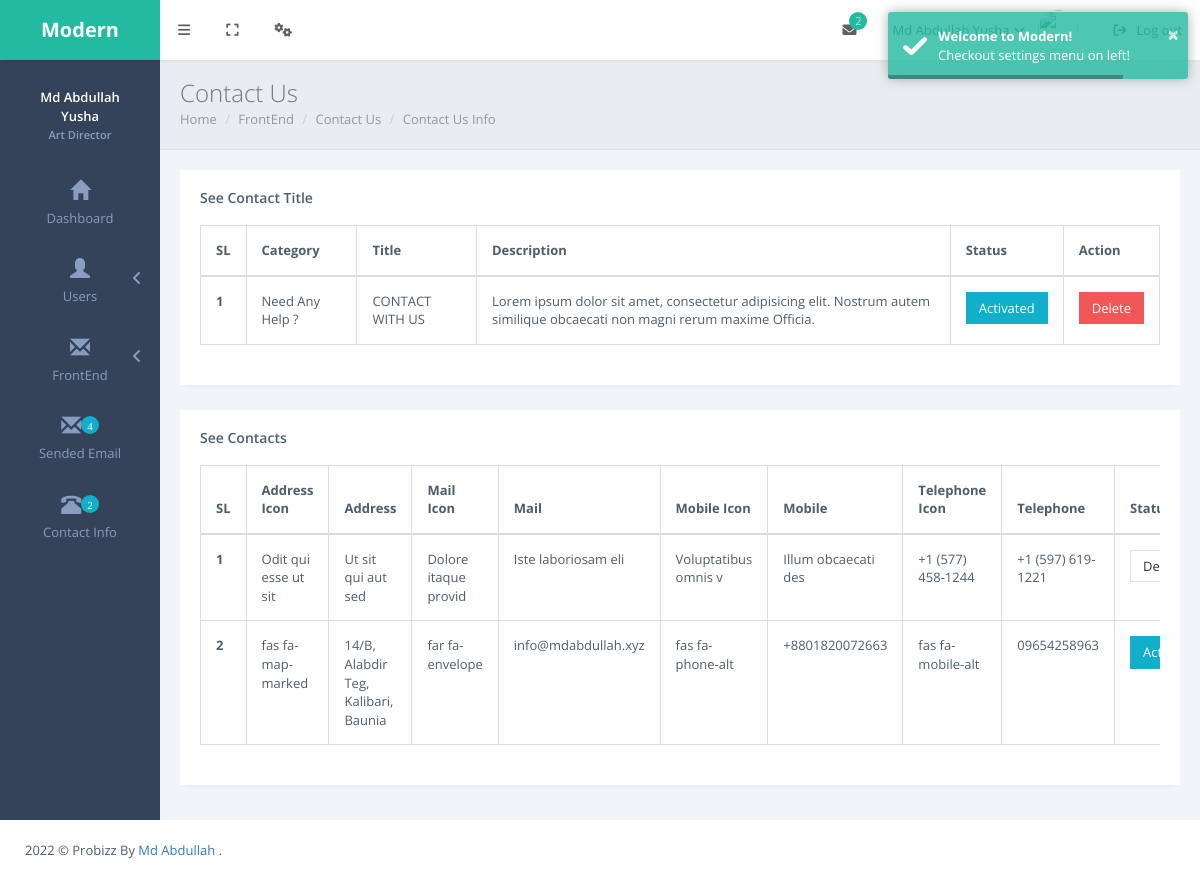
Page /admin/contact_us/view_contact.php (signed in) on the committed database.
### tables this page shows
CREATE TABLE `users` (
  `id` int(11) NOT NULL,
  `name` varchar(60) NOT NULL,
  `email` varchar(60) NOT NULL,
  `password` varchar(60) NOT NULL,
  `profile_image` varchar(60) NOT NULL,
  `created_at` datetime NOT NULL
);

CREATE TABLE `contact_title` (
  `id` int(11) NOT NULL,
  `category` varchar(60) NOT NULL,
  `title` varchar(60) NOT NULL,
  `description` varchar(200) NOT NULL,
  `status` int(11) NOT NULL DEFAULT 0
);

CREATE TABLE `contact_us` (
  `id` int(11) NOT NULL,
  `address_icon` varchar(60) NOT NULL,
  `address` varchar(100) NOT NULL,
  `mail_icon` varchar(60) NOT NULL,
  `mail` varchar(60) NOT NULL,
  `mobile_icon` varchar(60) NOT NULL,
  `mobile` varchar(60) NOT NULL,
  `telephone_icon` varchar(60) NOT NULL,
  `telephone` varchar(60) NOT NULL,
  `status` int(11) DEFAULT 0
);

### admin/contact_us/view_contact.php (the view, shortened to what this page needs)
<?php
    require '../db.php';
    require '../includes/header.php';
    require '../includes/sidemenu.php';
    $select_contact_us = "SELECT * FROM contact_us";
    $select_contact_us_result = mysqli_query($dbconnect, $select_contact_us);
    $select_contact_us_title = "SELECT * FROM contact_title";
    $select_contact_us_title_result = mysqli_query($dbconnect, $select_contact_us_title);
?>
<div class="page-inner">
    <div class="page-title">
        <h3>Contact Us</h3>
        <div class="page-breadcrumb">
            <ol class="breadcrumb">
                <li><a href="index.html">Home</a></li>
                <li><a href="#">FrontEnd</a></li>
                <li><a href="#">Contact Us</a></li>
                <li class="active">Contact Us Info</li>
            </ol>
        </div>
    </div>
    <div id="main-wrapper">
        <div class="row">
        <div class="col-md-12">
                <div class="panel panel-white">
                    <div class="panel-heading clearfix">
                        <h4 class="panel-title">See Contact Title</h4>
                    </div>
                    <div class="panel-body">
                        <div class="table-responsive">
                            <table class="table table-bordered">
                                <thead>
                                    <tr>
                                        <th>SL</th>
                                        <th>Category</th>
                                        <th>Title</th>
                                        <th>Description</th>
                                        <th>Status</th>
                                        <th>Action</th>
                                    </tr>
                                </thead>
                                <tbody>
                                <?php
                                    foreach($select_contact_us_title_result as $key => $contact_title) { ?>
                                    <tr>
                                        <th scope="row"><?= $key+1?></th>
                                        <td><?= $contact_title['category']?></td>
                                        <td><?= $contact_title['title']?></td>
                                        <td><?= $contact_title['description']?></td>
                                        <td>
                                            <?php if($contact_title['status'] == 0) {?>
                                            <a href="contact_title_active.php?id=<?= $contact_title['id']?>" class="btn btn-default">Deactivated</a>
                                            <?php } else {?>
                                            <a href="contact_title_active.php?id=<?= $contact_title['id']?>" class="btn btn-info">Activated</a>
                                            <?php } ?>
                                        </td>
                                        <td>
                                            <button id="contact_title_delete.php?id=<?= $contact_title['id']?>" class="btn btn-danger delete_btn">Delete</button>
                                        </td>
                                    </tr>
                                    <?php } ?>
                                </tbody>
                            </table>
                        </div>
                    </div>
                </div>
            </div>
        <div class="col-md-12">
                <div class="panel panel-white">
                    <div class="panel-heading clearfix">
                        <h4 class="panel-title">See Contacts</h4>
                    </div>
                    <div class="panel-body">
                        <div class="table-responsive">
                            <table class="table table-bordered">
                                <thead>
                                    <tr>
                                        <th>SL</th>
                                        <th>Address Icon</th>
                                        <th>Address</th>
                                        <th>Mail Icon</th>
                                        <th>Mail</th>
                                        <th>Mobile Icon</th>
                                        <th>Mobile</th>
                                        <th>Telephone Icon</th>
                                        <th>Telephone</th>
                                        <th>Status</th>
                                    </tr>
                                </thead>
                                <tbody>
                                <?php
                                    foreach($select_contact_us_result as $key => $contact_us) { ?>
                                    <tr>
                                        <th scope="row"><?= $key+1?></th>
                                        <td><?= $contact_us['address_icon']?></td>
                                        <td><?= $contact_us['address']?></td>
                                        <td><?= $contact_us['mail_icon']?></td>
                                        <td><?= $contact_us['mail']?></td>
                                        <td><?= $contact_us['mobile_icon']?></td>
                                        <td><?= $contact_us['mobile']?></td>
                                        <td><?= $contact_us['telephone_icon']?></td>
                                        <td><?= $contact_us['telephone']?></td>
                                        <td>
                                            <?php if($contact_us['status'] == 0) {?>
                                            <a href="contact_active.php?id=<?= $contact_us['id']?>" class="btn btn-default">Deactivated</a>
                                            <?php } else {?>
                                            <a href="contact_active.php?id=<?= $contact_us['id']?>" class="btn btn-info">Activated</a>
                                            <?php } ?>
                                        </td>
                                    </tr>
                                    <?php } ?>
                                </tbody>
                            </table>
                        </div>
                    </div>
                </div>
            </div>
        </div>
    </div>
</div>
<?php
    require '../includes/footer.php';
?>

### admin/includes/sidemenu.php (shortened to what this page needs)
<?php
    $id = $_SESSION['id'];
    $select_user = "SELECT * FROM users WHERE id= $id";
    $select_user_result = mysqli_query($dbconnect, $select_user);
    $after_assoc = mysqli_fetch_assoc($select_user_result);
    $select_message = "SELECT COUNT(*) as unreaded_email FROM newsletter_mail WHERE status = 0";
    $select_message_result = mysqli_query($dbconnect, $select_message);
    $after_assoc2 = mysqli_fetch_assoc($select_message_result);
    $select_contact_us_mail = "SELECT COUNT(*) as unreaded_message FROM contact_us_mail";
    $select_contact_us_mail_result = mysqli_query($dbconnect, $select_contact_us_mail);
    $after_assoc3 = mysqli_fetch_assoc($select_contact_us_mail_result);
?>
<main class="page-content content-wrap">
    <div class="navbar">
                <div class="navbar-inner">
                    <div class="logo-box">
                        <a href="/probiz/admin/admin.php" class="logo-text"><span>Modern</span></a>
                    </div>
                    <div class="topmenu-outer">
                        <div class="top-menu">
                            <ul class="nav navbar-nav navbar-left">
                                <li>
                                    <a href="javascript:void(0);" class="waves-effect waves-button waves-classic sidebar-toggle"><i class="fa fa-bars"></i></a>
                                </li>
                                <li>
                                    <a href="javascript:void(0);" class="waves-effect waves-button waves-classic toggle-fullscreen"><i class="fa fa-expand"></i></a>
                                </li>
                                <li class="dropdown">
                                    <a href="#" class="dropdown-toggle waves-effect waves-button waves-classic" data-toggle="dropdown">
                                        <i class="fa fa-cogs"></i>
                                    </a>
                                </li>
                            </ul>
                            <ul class="nav navbar-nav navbar-right">
                                <li class="dropdown">
                                    <a href="#" class="dropdown-toggle waves-effect waves-button waves-classic" data-toggle="dropdown"><i class="fa fa-envelope"></i><span class="badge badge-success pull-right"><?= $after_assoc3['unreaded_message']?></span></a>
                                </li>
                                <li class="dropdown">
                                    <a href="#" class="dropdown-toggle waves-effect waves-button waves-classic" data-toggle="dropdown">
                                        <span class="user-name"><?= $after_assoc['name']?><i class="fa fa-angle-down"></i></span>
                                    </a>
                                </li>
                                <li>
                                    <a href="/probiz/admin/logout.php" class="log-out waves-effect waves-button waves-classic">
                                        <span><i class="fa fa-sign-out m-r-xs"></i>Log out</span>
                                    </a>
                                </li>
                            </ul>
                        </div>
                    </div>
                </div>
            </div>
            <div class="page-sidebar sidebar">
                <div class="page-sidebar-inner slimscroll">
                    <div class="sidebar-header">
                        <div class="sidebar-profile">
                            <a href="javascript:void(0);" id="profile-menu-link">
                                <div class="sidebar-profile-details">
                                    <span><?= $after_assoc['name']?><br><small>Art Director</small></span>
                                </div>
                            </a>
                        </div>
                    </div>
                    <ul class="menu accordion-menu">
                        <li><a href="/probiz/admin/admin.php" class="waves-effect waves-button"><span class="menu-icon glyphicon glyphicon-home"></span><p>Dashboard</p></a></li>
                        <li class="droplink"><a href="#" class="waves-effect waves-button"><span class="menu-icon glyphicon glyphicon-user"></span><p>Users</p><span class="arrow"></span></a>
                        </li>
                        <li class="droplink"><a href="#" class="waves-effect waves-button"><span class="menu-icon glyphicon glyphicon-envelope"></span><p>FrontEnd</p><span class="arrow"></span></a>
                            </li>
                        </ul>
                        <li><a href="/probiz/admin/newsletter/view_mail.php" class="waves-effect waves-button"><span class="menu-icon glyphicon glyphicon-envelope"><span class="badge badge-info"><?= $after_assoc2['unreaded_email']?></span></span><p>Sended Email</p></a></li>
                        <li><a href="/probiz/admin/contact_us/view_contact_info.php" class="waves-effect waves-button"><span class="menu-icon glyphicon glyphicon-phone-alt"><span class="badge badge-info"><?= $after_assoc3['unreaded_message']?></span></span><p>Contact Info</p></a></li>
                </div>
            </div>

### admin/assets/css/themes/green.css (style rules this page uses)
.page-content { background: #34425A; }
.navbar .logo-box { background: #22baa0; }
.navbar .logo-box a { color: #fff; }
.sidebar { background: #34425A; }
.sidebar-header { background: #34425A; }
.sidebar-profile span small { color: #899dc1; }
.menu { background: #34425A; }
.menu.accordion-menu a { color: #899dc1; }

### rows in the picture
users: name "Md Abdullah Yusha"
contact_title: category "Need Any Help ?", title "CONTACT WITH US", description "Lorem ipsum dolor sit amet, consectetur adipisicing elit. Nostrum autem similique obcaecati non magni rerum maxime Officia."
contact_us: address_icon "Odit qui esse ut sit", address "Ut sit qui aut sed", mail_icon "Dolore itaque provid", mail "Iste laboriosam eli", mobile_icon "Voluptatibus omnis v", mobile "Illum obcaecati des", telephone_icon "+1 (577) 458-1244", telephone "+1 (597) 619-1221"
contact_us: address_icon "fas fa-map-marked", address "14/B, Alabdir Teg, Kalibari, Baunia", mail_icon "far fa-envelope", mail "info@mdabdullah.xyz", mobile_icon "fas fa-phone-alt", mobile "+8801820072663", telephone_icon "fas fa-mobile-alt", telephone "09654258963"

### other values in the picture
$after_assoc3['unreaded_message'] "2"
$after_assoc2['unreaded_email'] "4"
